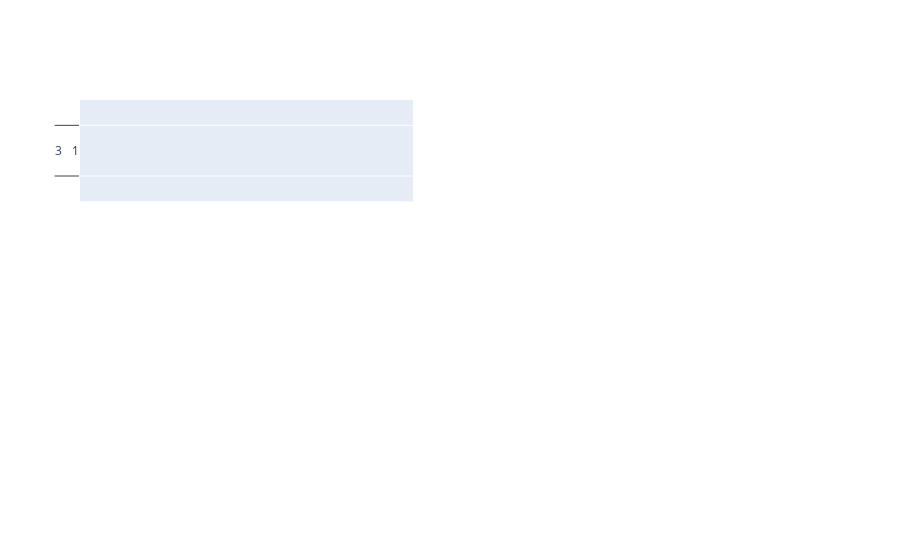

Here is the notebook cell this chart was saved with:
### Code cell
fig = make_subplots(rows=3, cols=2, shared_xaxes=True)

# a=top_202101.iplot(kind='bar')
# b=top_202102.iplot(kind='bar')
# c=top_202103.iplot(kind='bar')
# d=top_202104.iplot(kind='bar')
# e=top_202105.iplot(kind='bar')
# f=top_202106.iplot(kind='bar'
a = go.Bar(x=top_202101.index, y=top_202101.values)

fig.add_trace(a, row=1, col=1)


fig

### Figure 1 — Plotly figure (JSON) as saved in the notebook; plotly's stock layout.template omitted (floating-point values rounded to 4 significant figures)
{"data": [{"type": "bar", "x": ["POP", "R&B/Soul, 인디음악", "댄스", "랩/힙합", "랩/힙합, 인디음악", "록/메탈", "록/메탈, 국내드라마", "발라드", "발라드, 국내드라마", "발라드, 인디음악", "인디음악, 포크/블루스"], "xaxis": "x", "y": [[3], [1], [11], [11], [1], [2], [2], [13], [3], [2], [1]], "yaxis": "y"}], "layout": {"xaxis": {"anchor": "y", "domain": [0, 0.45], "matches": "x5", "showticklabels": false}, "xaxis2": {"anchor": "y2", "domain": [0.55, 1], "matches": "x6", "showticklabels": false}, "xaxis3": {"anchor": "y3", "domain": [0, 0.45], "matches": "x5", "showticklabels": false}, "xaxis4": {"anchor": "y4", "domain": [0.55, 1], "matches": "x6", "showticklabels": false}, "xaxis5": {"anchor": "y5", "domain": [0, 0.45]}, "xaxis6": {"anchor": "y6", "domain": [0.55, 1]}, "yaxis": {"anchor": "x", "domain": [0.7333, 1]}, "yaxis2": {"anchor": "x2", "domain": [0.7333, 1]}, "yaxis3": {"anchor": "x3", "domain": [0.3667, 0.6333]}, "yaxis4": {"anchor": "x4", "domain": [0.3667, 0.6333]}, "yaxis5": {"anchor": "x5", "domain": [0, 0.2667]}, "yaxis6": {"anchor": "x6", "domain": [0, 0.2667]}}}
